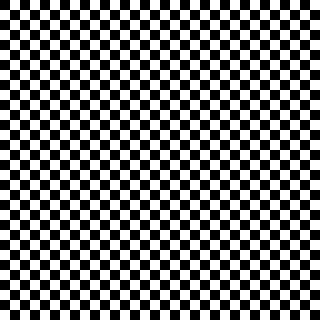
#> input picture Progetto Fourier analysis/Immagini/320x320.bmp, 320 x 320 px
$ jupyter execute Tests.ipynb
#> lines starting #> are read from the running program, lines starting #| are printed output that depends on the picture; after the words box and inside, x2 and y2 are one past the last pixel; in counts of white or black regions, pixels touching at a corner belong together
[cell 1]
from PIL import Image
import numpy as np
import matplotlib.pyplot as plt
from scipy.fftpack import fft, dct, idct

[cell 2]
img = Image.open('./Immagini/320x320.bmp').convert('L')
#> img is the input picture: PIL image 320x320 L; 50% white; 1 white region, box (x1, y1, x2, y2) and area: (0, 0, 320, 320) 51200
plt.figure(figsize = (18, 15))
plt.imshow(img, cmap = 'Greys_r')
plt.show()

[cell 3]
def plot_images_compare(img1, img2):
    fig = plt.figure(figsize=(30, 30))
    ax = fig.add_subplot(1, 2, 1)
    imgplot = plt.imshow(img1, cmap = 'Greys_r')
    ax.set_title('Before', fontsize = 35)

    ax = fig.add_subplot(1, 2, 2)
    imgplot = plt.imshow(img2, cmap = 'Greys_r')
    ax.set_title('After', fontsize = 35)

    plt.show()
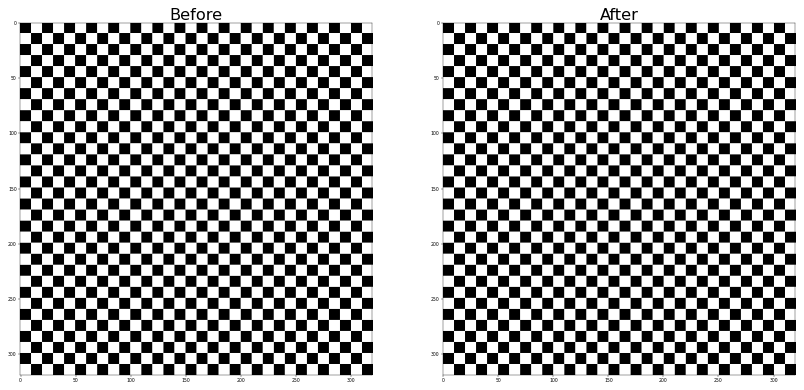
#> figure drawn by matplotlib, 2 panels

plot_images_compare(img, img)

[cell 4]
width = img.width
#> width = 320
height = img.height
#> height = 320
pixel_matrix = np.zeros((height, width), dtype = np.uint8)
for y in range(height):
    for x in range(width):
        pixel_matrix[y, x] = img.getpixel((x, y)) % 256

# equivalent to np.array(img)

[cell 5]
matrix = np.array(img)
matrix.shape
#> Out = (320, 320)

[cell 6]
def round_values(x):
    if x < 0:
        return 0
    elif x > 255:
        return 255
    else:
        return x

def compress_image(image, F, d):
    # ottenimento dimensioni immagine
#> called with F = 2, d = 1
    height = image.shape[0]
#> height = 320
    width = image.shape[1]
#> width = 320
    # ottenimento dimensioni sulla base della dimensione scelta per i blocchi
    cut_height = F * (height // F)
#> cut_height = 320
    cut_width = F * (width // F)
#> cut_width = 320
    # allocazione matrici per dct e idct
    dct2_matrix = np.zeros((cut_height, cut_width))
    idct2_matrix = np.zeros((cut_height, cut_width))
    # ridimensionamento matrice
    image = image[:cut_height, :cut_width]
    for r in range(0, cut_height, F):
        for c in range(0, cut_width, F):
            # calcolo dct sul blocco
            dct2_matrix[r:r+F, c:c+F] = dct(dct(image[r:r+F,c:c+F].transpose(), norm="ortho").transpose(), norm="ortho")
            # taglio delle frequenze
            for x in range(F):
                lb = d - x
                if x > d:
                    lb = 0
                for y in range(lb, F):
                    dct2_matrix[x + r, y + c] = 0
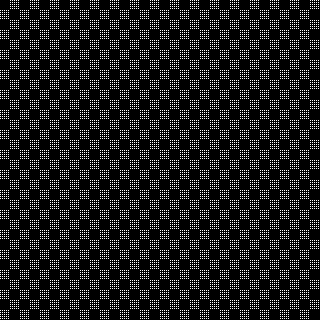
#> dct2_matrix: shape (320, 320) float64; values 0 (black) and 510 (white), 12.5% white in thin lines or dots

    for r in range(0, cut_height, F):
        for c in range(0, cut_width, F):
            # calcolo idct sul blocco
            idct2_matrix[r:r+F, c:c+F] = idct(idct(dct2_matrix[r:r+F, c:c+F].transpose(), norm="ortho").transpose(), norm="ortho")


    for r in range(cut_height):
        for c in range(cut_width):
            # arrotondamento valori
            idct2_matrix[r, c] = round_values(idct2_matrix[r, c])

    return np.array(idct2_matrix, dtype = np.uint8)

[cell 7]
c_img = compress_image(np.array(img), F = 2, d = 1)
plt.imshow(c_img, cmap='Greys_r')

[cell 8]
plot_images_compare(img, c_img)

# Spy matrici

[cell 9]
### Creazione matrici
import random


def checkboard_matrix(n):
    m = np.zeros((n, n))
    odd_rows = n // 2
    even_rows = int(np.ceil(n / 2))
    m[1::2, ::2] = [[random.random() * 100 for j in range(even_rows)] for i in range(odd_rows)]
    m[::2, 1::2] = [[random.random() * 100 for j in range(odd_rows)] for i in range(even_rows)]
    return m

def diagonally_dominant_matrix(n):
#> called with n = 10
    m = np.identity(n) * 3
    for i in range(1, n):
        m[i, i-1] = 1
        m[i-1, i] = 1
    return m

def incrementally_matrix(n):
#> called with n = 10
    m = np.zeros((n, n))
    for i in range(0,n):
        for j in range(0, n): m[i, j] = i+j
    return m

fig = plt.figure(figsize=(15, 5), dpi = 200)
ax = fig.add_subplot(1, 3, 1)
plt.spy(
    checkboard_matrix(10),
    precision = 0,
    marker = None,
    markersize = None
)
ax.set_title('Checkboard matrix')

ax = fig.add_subplot(1, 3, 2)
plt.spy(
    diagonally_dominant_matrix(10),
    precision = 0,
    marker = None,
    markersize = None
)
ax.set_title('Diagonally dominant matrix')

ax = fig.add_subplot(1, 3, 3)
plt.spy(
    incrementally_matrix(10),
    precision = 0,
    marker = None,
    markersize = None
)
ax.set_title('Incrementally and random matrices')
plt.show()
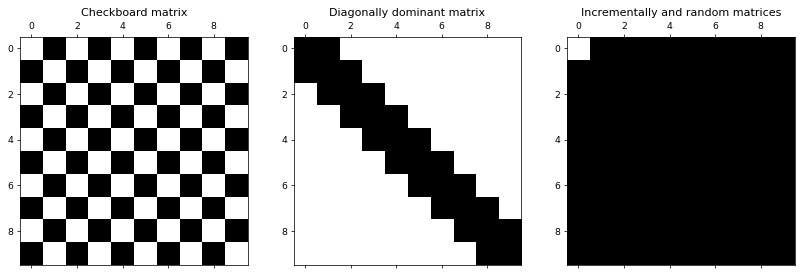
#> figure drawn by matplotlib, 3 panels

$ run again, with Progetto Fourier analysis/Immagini/160x160.bmp copied over Progetto Fourier analysis/Immagini/320x320.bmp
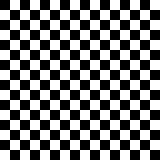
#> input picture Progetto Fourier analysis/Immagini/160x160.bmp, 160 x 160 px
#> img is the input picture: PIL image 160x160 L; 50% white; 1 white region, box (x1, y1, x2, y2) and area: (0, 0, 160, 160) 12800
#> in plot_images_compare, `plt.show()`:
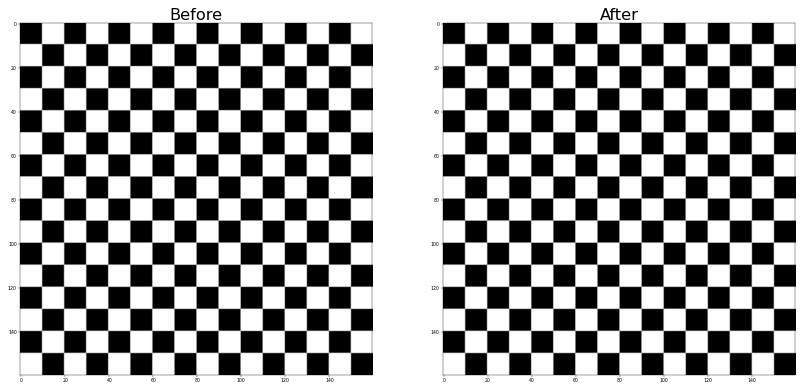
#> figure drawn by matplotlib, 2 panels
#> after the loop in compress_image, `for r in range(0, cut_height, F):`:
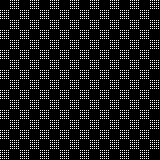
#> dct2_matrix: shape (160, 160) float64; values 0 (black) and 510 (white), 12.5% white in thin lines or dots

$ run again, with Progetto Fourier analysis/Immagini/80x80.bmp copied over Progetto Fourier analysis/Immagini/320x320.bmp
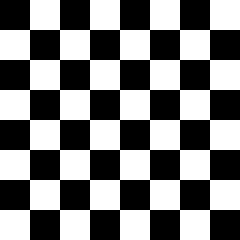
#> input picture Progetto Fourier analysis/Immagini/80x80.bmp, 80 x 80 px (shown 3 times larger)
#> img is the input picture: PIL image 80x80 L; 50% white; 1 white region, box (x1, y1, x2, y2) and area: (0, 0, 80, 80) 3200
#> in plot_images_compare, `plt.show()`:
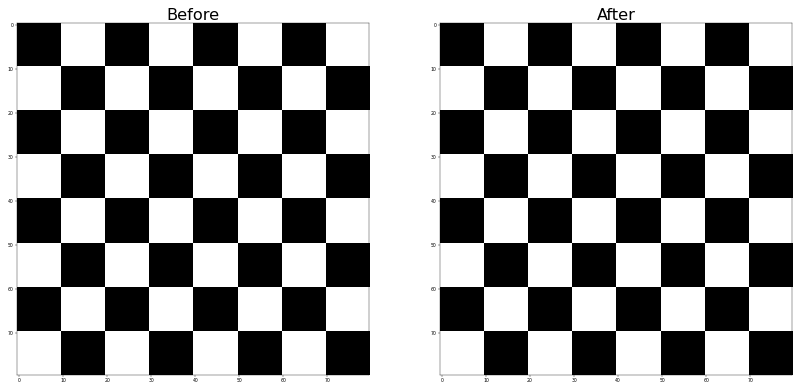
#> figure drawn by matplotlib, 2 panels
#> after the loop in compress_image, `for r in range(0, cut_height, F):`:
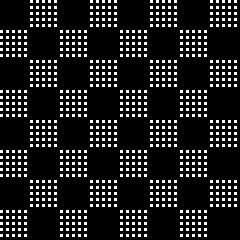
#> dct2_matrix: shape (80, 80) float64 (shown 3 times larger); values 0 (black) and 510 (white), 12.5% white in thin lines or dots
